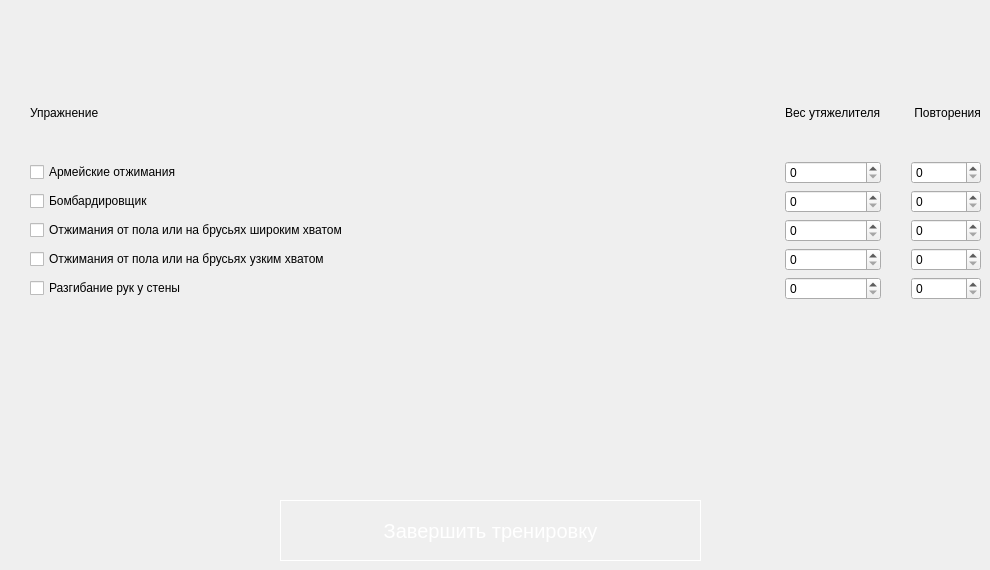
                <widget class="QWidget" name="tab_21">
                 <attribute name="title">
                  <string>День 21</string>
                 </attribute>
                 <widget class="QWidget" name="gridLayoutWidget_21">
                  <property name="geometry">
                   <rect>
                    <x>30</x>
                    <y>70</y>
                    <width>951</width>
                    <height>230</height>
                   </rect>
                  </property>
                  <layout class="QGridLayout" name="gridLayout_21" rowstretch="0,0,0,0,0,0" columnstretch="3,0,0">
                   <property name="horizontalSpacing">
                    <number>30</number>
                   </property>
                   <item row="1" column="1">
                    <widget class="QSpinBox" name="spinBox_extraWeight_1_21"/>
                   </item>
                   <item row="3" column="0">
                    <widget class="QCheckBox" name="checkBox_exersize_3_21">
                     <property name="text">
                      <string>Отжимания от пола или на брусьях широким хватом</string>
                     </property>
                    </widget>
                   </item>
                   <item row="3" column="1">
                    <widget class="QSpinBox" name="spinBox_extraWeight_3_21"/>
                   </item>
                   <item row="5" column="1">
                    <widget class="QSpinBox" name="spinBox_extraWeight_5_21"/>
                   </item>
                   <item row="0" column="0">
                    <widget class="QLabel" name="label_exersize_21">
                     <property name="text">
                      <string>Упражнение</string>
                     </property>
                    </widget>
                   </item>
                   <item row="5" column="0">
                    <widget class="QCheckBox" name="checkBox_exersize_5_21">
                     <property name="text">
                      <string>Разгибание рук у стены</string>
                     </property>
                     <property name="checked">
                      <bool>false</bool>
                     </property>
                    </widget>
                   </item>
                   <item row="1" column="0">
                    <widget class="QCheckBox" name="checkBox_exersize_1_21">
                     <property name="text">
                      <string>Армейские отжимания</string>
                     </property>
                     <property name="checked">
                      <bool>false</bool>
                     </property>
                    </widget>
                   </item>
                   <item row="0" column="2">
                    <widget class="QLabel" name="label_reps_21">
                     <property name="text">
                      <string> Повторения</string>
                     </property>
                    </widget>
                   </item>
                   <item row="1" column="2">
                    <widget class="QSpinBox" name="spinBox_reps_1_21"/>
                   </item>
                   <item row="3" column="2">
                    <widget class="QSpinBox" name="spinBox_reps_3_21"/>
                   </item>
                   <item row="2" column="2">
                    <widget class="QSpinBox" name="spinBox_reps_2_21"/>
                   </item>
                   <item row="4" column="0">
                    <widget class="QCheckBox" name="checkBox_exersize_4_21">
                     <property name="text">
                      <string>Отжимания от пола или на брусьях узким хватом</string>
                     </property>
                    </widget>
                   </item>
                   <item row="4" column="2">
                    <widget class="QSpinBox" name="spinBox_reps_4_21"/>
                   </item>
                   <item row="2" column="0">
                    <widget class="QCheckBox" name="checkBox_exersize_2_21">
                     <property name="text">
                      <string>Бомбардировщик</string>
                     </property>
                    </widget>
                   </item>
                   <item row="2" column="1">
                    <widget class="QSpinBox" name="spinBox_extraWeight_2_21"/>
                   </item>
                   <item row="0" column="1">
                    <widget class="QLabel" name="label_extraWeigh_21">
                     <property name="text">
                      <string>Вес утяжелителя</string>
                     </property>
                    </widget>
                   </item>
                   <item row="4" column="1">
                    <widget class="QSpinBox" name="spinBox_extraWeight_4_21"/>
                   </item>
                   <item row="5" column="2">
                    <widget class="QSpinBox" name="spinBox_reps_5_21"/>
                   </item>
                  </layout>
                 </widget>
                 <widget class="QPushButton" name="pushButton_complete_21">
                  <property name="geometry">
                   <rect>
                    <x>280</x>
                    <y>500</y>
                    <width>421</width>
                    <height>61</height>
                   </rect>
                  </property>
                  <property name="styleSheet">
                   <string notr="true">QPushButton {
border:1px solid #fff;
font-size:20px;
color:#fff;
}
QPushButton:hover {
	background-color: rgb(85, 170, 255);
}</string>
                  </property>
                  <property name="text">
                   <string>Завершить тренировку</string>
                  </property>
                 </widget>
                </widget>
